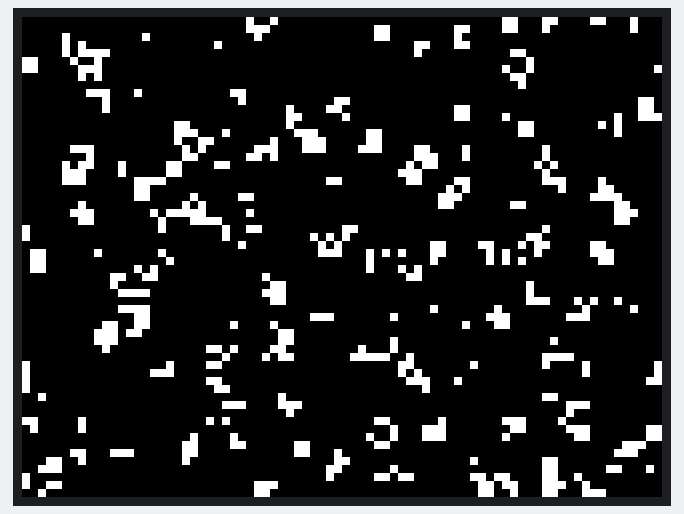
Bench run of a program on a simulated ESP32. Shown: 320×240 colour display. Random numbers use the default seed unless the program sets one.

Above: at 0.59 s.
At 5.36 s:
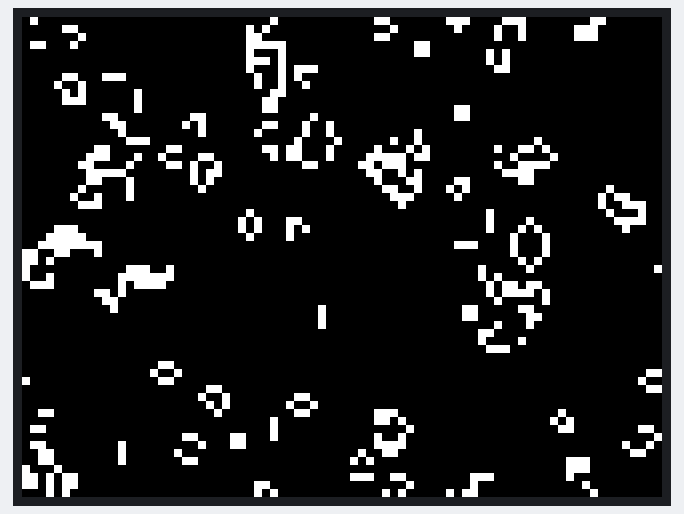
At 10.41 s:
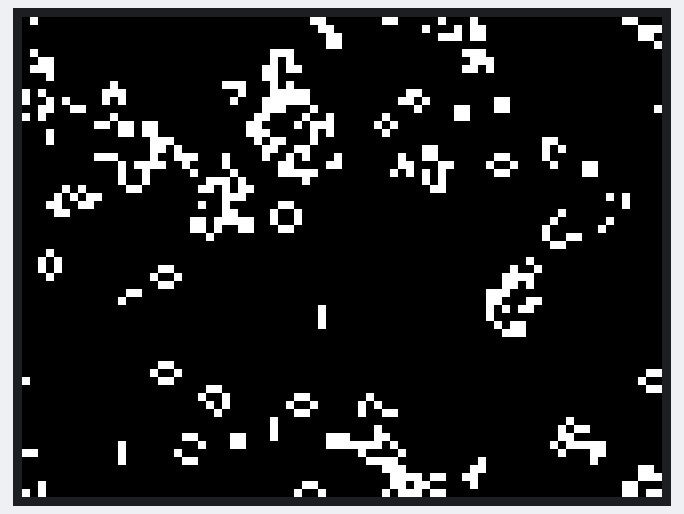
At 20.22 s:
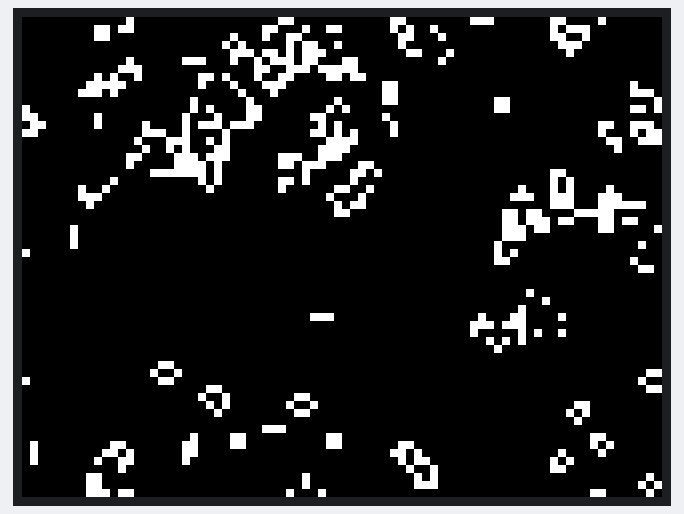
At 30.04 s:
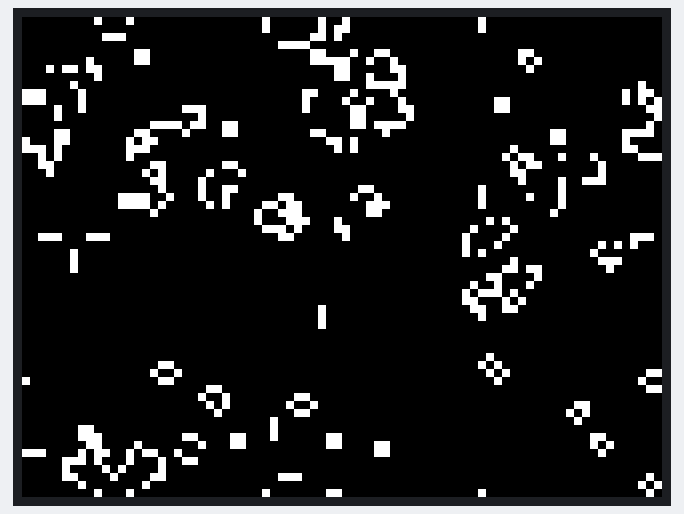
At 39.85 s:
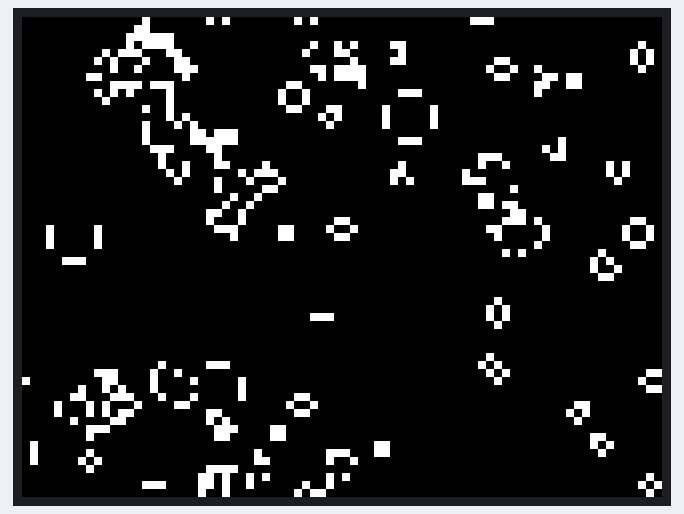

The program:

main.cpp
```cpp
#include <Arduino.h>
#include <Adafruit_GFX.h>
#include <Adafruit_ILI9341.h>
#include <stdlib.h>
#include "meta_pixel.h"
#include "gol.h"

// pin connections!
#define TFT_CS	5
#define TFT_DC	18
#define TFT_RST	17

// draws the game of life pattern to the screen each frame
void drawLifeGrid(int grid_width, int grid_height, bool** current_life_grid) {
	for (int x = 0; x < grid_width; x++) {
		for (int y = 0; y < grid_height; y++) {
			bool cell = current_life_grid[x][y];

			if (cell) {
				MP_drawPixel(x, y, WHITE_TFT);
			} else {
				MP_drawPixel(x, y, BLACK_TFT);
			}
		}
	}
}

// display setup
Adafruit_ILI9341 tft = Adafruit_ILI9341(TFT_CS, TFT_DC, TFT_RST);

void setup() {
	// initialize screen
	tft.begin();
	tft.setRotation(MP_SCREEN_ROTATION);
	MP_clearFrameBuffer();
	MP_clearScreen();

	// initialize MP tool
	MP_initialize(4);

	// initialize game of life grid by allocating a properly sized array sized to fit the screen
	setLifeGridDimensions(MP_getDisplayWidth(), MP_getDisplayHeight());

	// fills the first generation of tiles with a random distribution of cells
	fillRandom();
}


void loop() {
	calculateLife();

	drawLifeGrid(life_grid_width, life_grid_height, life_grid);

	MP_displayFrame();

	delay(50);
}
```

gol.cpp
```cpp
#include "gol.h"

// contains the currently living cells
bool** life_grid = nullptr;
// the construction layer for the next batch of cells
bool** next_grid = nullptr;

// dimensions of the playing field
int life_grid_width;
int life_grid_height;

// initialize game of life grid by allocating a properly sized array sized to fit the screen
void setLifeGridDimensions(int grid_width, int grid_height) {
    life_grid_width = grid_width;
    life_grid_height = grid_height;

    life_grid = (bool**)malloc(life_grid_width * sizeof(bool*));
	next_grid = (bool**)malloc(life_grid_width * sizeof(bool*));

	for (int i = 0; i < grid_width; i++) {
		life_grid[i] = (bool*)malloc(life_grid_height * sizeof(bool));
		next_grid[i] = (bool*)malloc(life_grid_height * sizeof(bool));
	}
}

// fill the life grid with a random distribution of alive/not alive cells
void fillRandom() {
    randomSeed(analogRead(0));
	for (int x = 0; x < life_grid_width; x++) {
		for (int y = 0; y < life_grid_height; y++) {
			life_grid[x][y] = (random(100) < 15);
			next_grid[x][y] = false;
		}
	}
}

// function that should be run each time in the loop: updates the game of life playing board
void calculateLife() {
    for (int x = 0; x < life_grid_width; x++) {
        for (int y = 0; y < life_grid_height; y++) {
            uint8_t live_neighbor_count = 0;
            for (int offset_x = -1; offset_x <= 1; offset_x++) {
                for (int offset_y = -1; offset_y <= 1; offset_y++) {
                    if (offset_x == 0 && offset_y == 0) continue; // skips the cell its currently evaluating
                    int neighbor_x = x + offset_x;
                    int neighbor_y = y + offset_y;

                    if (neighbor_x < 0) neighbor_x = life_grid_width - 1;
                    if (neighbor_x >= life_grid_width) neighbor_x = 0;
                    if (neighbor_y < 0) neighbor_y = life_grid_height - 1;
                    if (neighbor_y >= life_grid_height) neighbor_y = 0;
                    live_neighbor_count += life_grid[neighbor_x][neighbor_y] ? 1 : 0;
                }
            }

            bool is_currently_alive = life_grid[x][y];
            bool will_be_alive = (is_currently_alive && (live_neighbor_count == 2 || live_neighbor_count == 3)) ||
                                    (!is_currently_alive && live_neighbor_count == 3);
            next_grid[x][y] = will_be_alive;
        }
    }

	bool** tmp = life_grid;
	life_grid = next_grid;
	next_grid = tmp;
}
```

gol.h
```cpp
#ifndef GOL_H
#define GOL_H

#include "meta_pixel.h"
#include <stdlib.h>

// array that will hold the game of life simulation
extern bool** life_grid;
extern bool** next_grid;

extern int life_grid_width;
extern int life_grid_height;

void setLifeGridDimensions(int life_grid_width, int life_grid_height);
void fillRandom();
void calculateLife();

#endif
```

meta_pixel.cpp
```cpp
#include "meta_pixel.h"
#include <cstdlib>

int MP_BLOCK_SIZE = 0;
int META_WIDTH = 0;
int META_HEIGHT = 0;
int TOTAL_PIXELS = 0;

uint16_t* MP_frame_buffer = nullptr;
uint16_t* MP_scaled_buffer = nullptr;

// returns dimensions of simulated MP display
int MP_getDisplayWidth() {
    return 320 / MP_BLOCK_SIZE;
}
int MP_getDisplayHeight() {
    return 240 / MP_BLOCK_SIZE;
}

// frees up the memory for the frame buffer when its done being used
void MP_freeFrameBuffer() {
    if (MP_frame_buffer != nullptr) {
        free(MP_frame_buffer);
        MP_frame_buffer = nullptr;
    }
    if (MP_scaled_buffer != nullptr) {
        free(MP_scaled_buffer);
        MP_scaled_buffer = nullptr;
    }
    MP_BLOCK_SIZE = 0;
    META_WIDTH = 0;
    META_HEIGHT = 0;
}

// initializes the size of the meta display based on the input block size
void MP_initialize(int block_size) {
    MP_freeFrameBuffer();
    MP_BLOCK_SIZE = block_size;
    META_WIDTH = MP_getDisplayWidth();
    META_HEIGHT = MP_getDisplayHeight();
    TOTAL_PIXELS = META_HEIGHT * META_WIDTH;

    MP_frame_buffer = (uint16_t*)malloc(TOTAL_PIXELS * sizeof(uint16_t));

    // only uses MP_scaled_buffer if BLOCK_SIZE > 1
    if (MP_BLOCK_SIZE > 1) {
        MP_scaled_buffer = (uint16_t*)malloc(320 * 240 * sizeof(uint16_t));
    }

    for (int i = 0; i < TOTAL_PIXELS; i++) {
        MP_frame_buffer[i] = BLACK_TFT;
    }
}

// clear screen
void MP_clearScreen() {
	tft.fillScreen(BLACK_TFT);
}

// clear the frame buffer
void MP_clearFrameBuffer() {
    for (int i = 0; i < TOTAL_PIXELS; i++) {
        MP_frame_buffer[i] = BLACK_TFT;
    }
}

// displays all pixels stored in a frame buffer for the display
void MP_displayFrame() {
    tft.startWrite();

    if (MP_BLOCK_SIZE == 1) {
        tft.setAddrWindow(0, 0, 320, 240);
        tft.writePixels(MP_frame_buffer, TOTAL_PIXELS);
    } else {
        for (int meta_y = 0; meta_y < META_HEIGHT; meta_y++) {
            for (int meta_x = 0; meta_x < META_WIDTH; meta_x++) {
                uint16_t color = MP_frame_buffer[meta_y * META_WIDTH + meta_x];

                for (int dy = 0; dy < MP_BLOCK_SIZE; dy++) {
                    for (int dx = 0; dx < MP_BLOCK_SIZE; dx++) {
                        int physical_x = meta_x * MP_BLOCK_SIZE + dx;
                        int physical_y = meta_y * MP_BLOCK_SIZE + dy;
                        MP_scaled_buffer[physical_y * 320 + physical_x] = color;
                    }
                }
            }
        }
        tft.setAddrWindow(0, 0, 320, 240);
        tft.writePixels(MP_scaled_buffer, 320 * 240);
    }
    tft.endWrite();
}

// draws a pixel to the frame buffer
void MP_drawPixel(int x, int y, uint16_t color) {
    MP_frame_buffer[y * META_WIDTH + x] = color;
}

// uses this thing called Bresenham's line algorithm to draw a line
void MP_drawLine(int x0, int y0, int x1, int y1, uint16_t color) {
    int dx = abs(x1 - x0);
    int dy = abs(y1 - y0);
    int step_x = (x0 < x1) ? 1 : -1;
    int step_y = (y0 < y1) ? 1 : -1;
    int diff = dx - dy;

    while (true) {
        if (x0 >= 0 && x0 < META_WIDTH && y0 >= 0 && y0 < META_HEIGHT) {
            MP_frame_buffer[y0 * META_WIDTH + x0] = color;
        }

        if (x0 == x1 && y0 == y1) break;
        int diff2 = 2 * diff;
        if (diff2 > -dy) {
            diff -= dy;
            x0 += step_x;
        }
        if (diff2 < dx) {
            diff += dx;
            y0 += step_y;
        }
    }
}

// generates a random color
uint16_t randomColor() {
  uint8_t r = random(0, 32);
  uint8_t g = random(0, 64);
  uint8_t b = random(0, 32);

  return (r << 11) | (g << 5) | b;
}
```

meta_pixel.h
```cpp
#ifndef META_PIXEL_H
#define META_PIXEL_H

#include <Arduino.h>
#include <Adafruit_GFX.h>
#include <Adafruit_ILI9341.h>

extern Adafruit_ILI9341 tft;

// color definitions
#define BLACK_TFT	0x0000
#define WHITE_TFT	0xFFFF
#define RED_TFT		0xF800
#define GREEN_TFT	0x07E0
#define BLUE_TFT 	0x001F

#define MP_SCREEN_ROTATION 3 // this rotation assumes the origin is in the TOP LEFT corner of the screen

// frame buffer
extern uint16_t* MP_frame_buffer;
extern uint16_t* MP_scaled_buffer;
// "pixel" display
extern int MP_BLOCK_SIZE;

// pin connections
const int TFT_CS = 5;
const int TFT_DC = 18;
const int TFT_RST = 17;

int MP_getDisplayWidth();
int MP_getDisplayHeight();

void MP_freeFrameBuffer();
void MP_initialize(int block_size);

void MP_clearScreen();
void MP_displayFrame();
void MP_clearFrameBuffer();
void MP_drawPixel(int x, int y, uint16_t color);
void MP_drawLine(int x0, int y0, int x1, int y1, uint16_t color);
uint16_t randomColor();

void drawFullScreen(uint16_t** input_frame_buffer);

#endif
```
